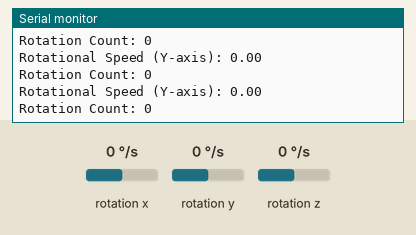
Recording of a sketch running on a simulated Arduino Nano, built with avr-gcc and run on an emulated ATmega328P. Parts: the last lines printed to the serial monitor. The test bench sets the inputs (shaded band); at power-on: rotation y 0 °/s, rotation x 0 °/s, rotation z 0 °/s.

Above: at 1.2 s.
1.3 s: rotation y set to -192 °/s
At 1.42 s:
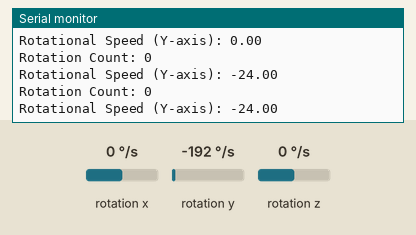
4.3 s: rotation y set to 0 °/s
At 4.35 s:
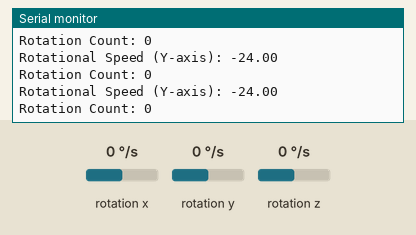

Measured:
- after the input at 1.3 s, the serial monitor: prints a new line at once (image 1)

The sketch:

sketch.ino
```cpp
#include <Wire.h>
#include <MPU6050.h>

MPU6050 mpu;
const int rotationThreshold = 500;  // Threshold to detect a ball rotation
int rotationCount = 0;  // Variable to store the rotation count

void setup() {
  Serial.begin(9600);
  Wire.begin();

  mpu.initialize();
  mpu.setFullScaleGyroRange(0x03);
}

void loop() {
  // Read the gyroscope data
  int16_t gyroX = mpu.getRotationX();
  int16_t gyroY = mpu.getRotationY();
  int16_t gyroZ = mpu.getRotationZ();

  // Calculate the rotational speed around the Y-axis
  float rotationalSpeedY = gyroY / 131.0;

  // Print the rotational speed
  Serial.print("Rotational Speed (Y-axis): ");
  Serial.println(rotationalSpeedY);

  // Check for a ball rotation
  if (rotationalSpeedY > rotationThreshold) {
    rotationCount++;
    delay(1000);  // Delay to avoid counting multiple rotations
  }

  // Print the rotation count
  Serial.print("Rotation Count: ");
  Serial.println(rotationCount);

  delay(100);
}
```
